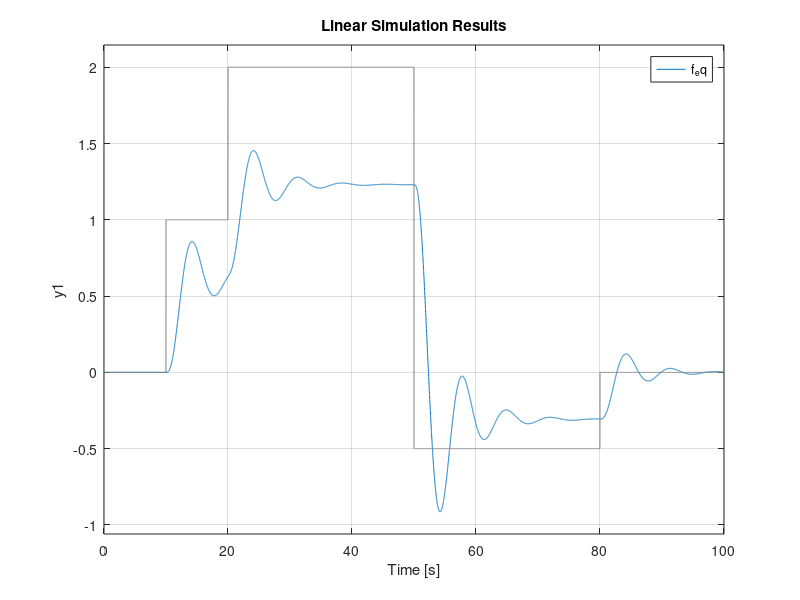

Reproduce this figure in MATLAB.
%% Apartado 1. Funcion de transferencia equivalente
G1=tf(0.8,[1 1 0.5]);
G2=tf(1,[1 0]);
G3=tf(1,[1 1]);

feedback1=parallel(G2, tf(1,1));
serie1=series(feedback1,G3);
feedback2=feedback(serie1,1,-1);
serie2=series(G1,feedback2);

f_eq = feedback(serie2,1,-1)

[zeros polos K] = zpkdata(f_eq, 'v')

%% Apartado 2. Salida a entradas de escalón e impulso
impulse(f_eq)
hold
step(2*f_eq)


%% Apatado 3. Aplicando señal cuadrada como entrada
t = 0:0.01:100;
signal1 = 0.*(t>=0);
signal2 = 1.*(t>=10);
signal3 = (1).*(t>=20);
signal4 = (-2.5).*(t>=50);
signal5 = (0.5).*(t>=80);
signal = signal1 + signal2 + signal3 +signal4 + signal5;

lsim(f_eq, signal, t)
